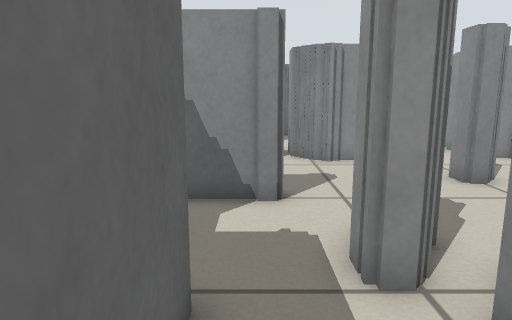
view 1 (above)

17 first-person views from a walk through a world built for the Player/Stage simulator. The camera is 0.57 m above the floor, tilts 10° down and sees 70° across. Floor lines are 1 m apart. The floor is counted in squares, 0.25 m on a side. Each view is taken from the middle of a square. On the plan, view 1 faces up. The plan holds only what a view shows up to about 20 squares ahead; the rest is blank. The place goes on beyond the plan. Robots are left out.

view 2
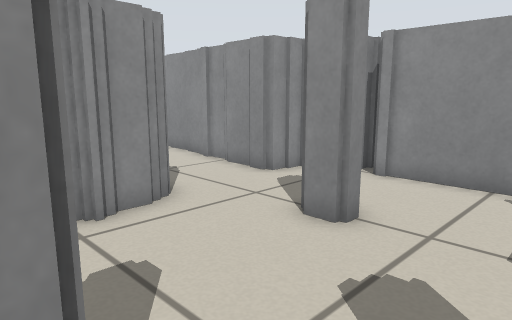

view 3
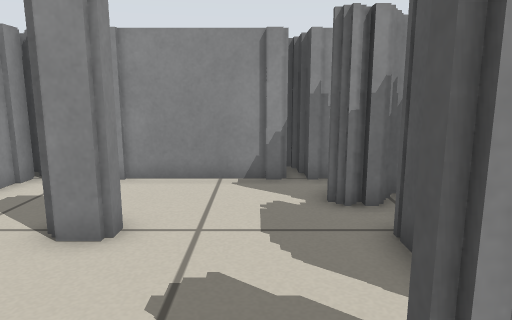

view 4
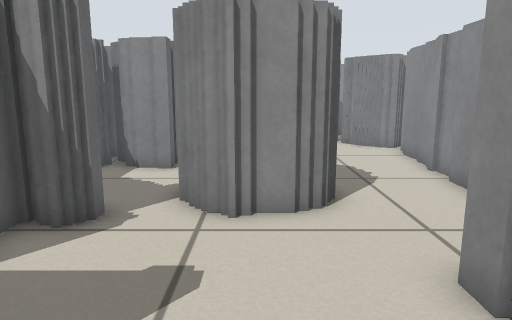

view 5
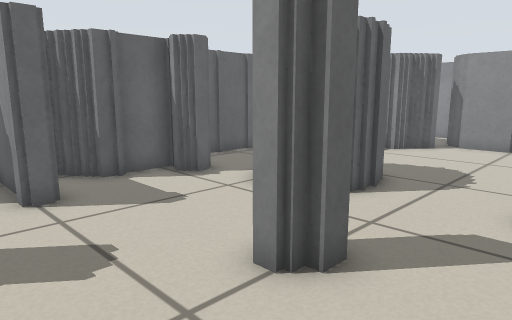

view 6
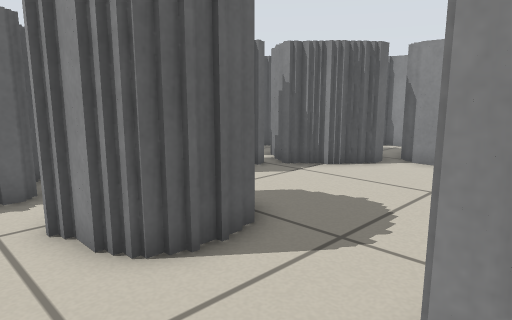

view 7
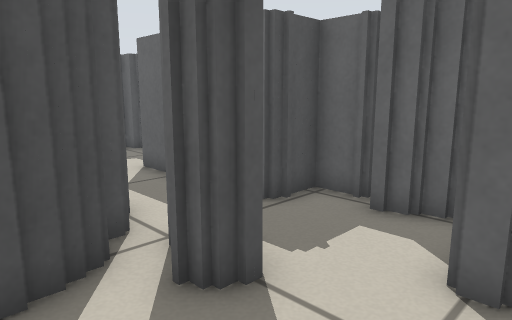

view 8
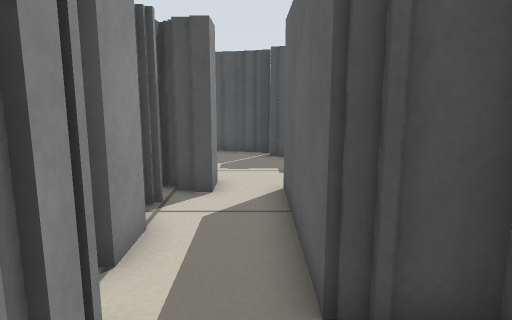

view 9
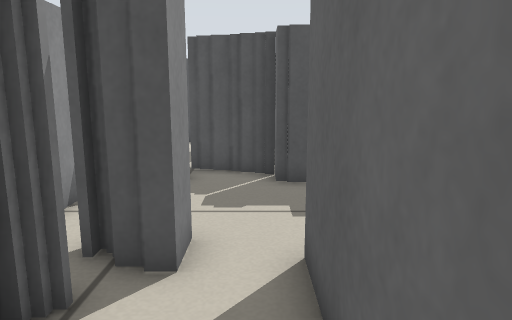

view 10
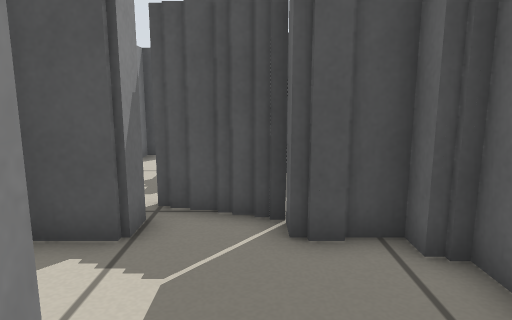

view 11
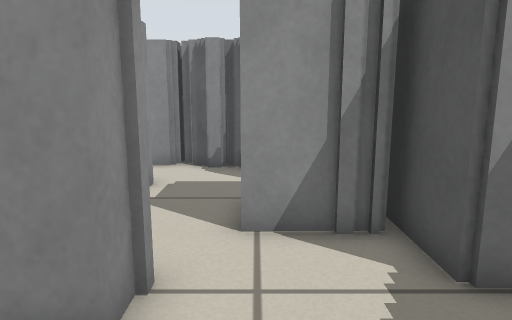

view 12
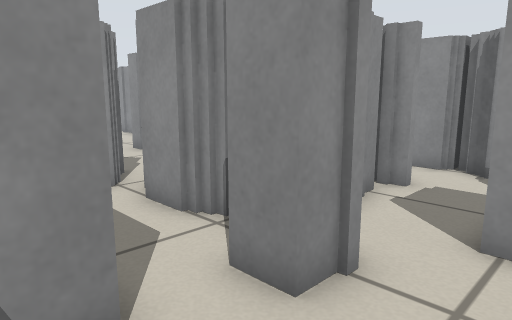

view 13
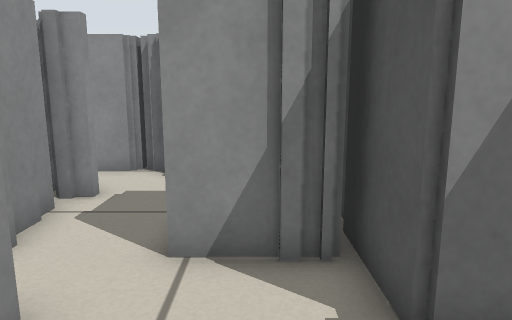

view 14
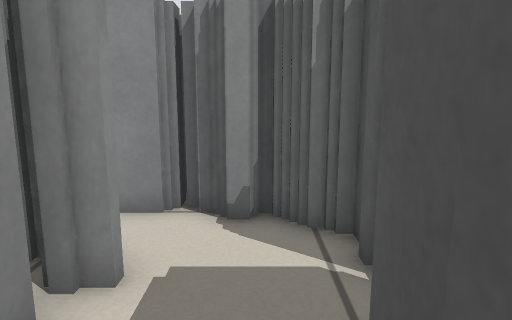

view 15
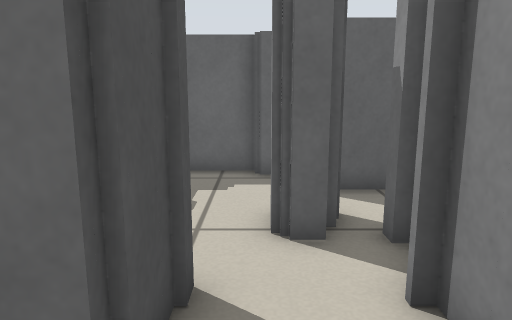

view 16
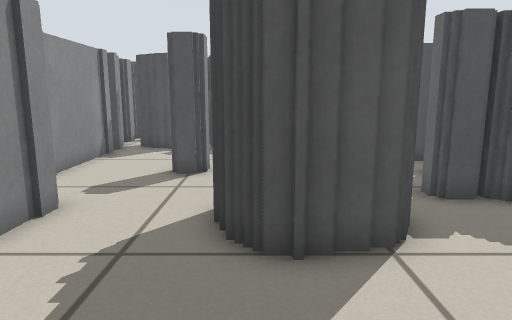

view 17
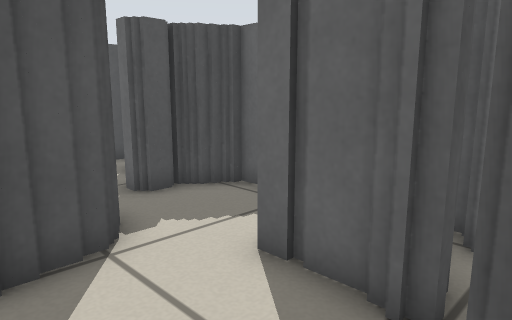

### Floor plan
Key: @ floor where view 1 was taken; # wall or solid block; . floor; T thing the floor can be seen under or through.
Columns run from 3 left of view 1 to 10 right of it. Each row starts with its distance up from view 1.
 24       #####
 23       #...###
 22      ##....##
 21    ###......#
 20    ##.......#
 19    #........#
 18  ###........#
 17 ####.......##
 16 ##...###...##
 15 #...#####..##
 14 ##..#####..##
 13  ###.###....##
 12   ##.........#
 11   #..........#
 10  ##......#...#
  9 ##...........#
  8  ###.........#
  7  #...........#
  6  #...#.......#
  5  #..##########
  4  ##.####
  3   #..##
  2   #..T
  1   #..T
  0   #@.TT   ####
 -1   #.TTTT### .#
 -2  ##.TT.......#
 -3 # ..TT.......#
 -4 #......###. ##
 -5 #......######
 -6 ## ... #
 -7  ##..####
 -8   ####

Where each view was taken, in squares from view 1:
view 1: 0 up, 0 right, facing up
view 2: 6 up, 0 right, facing up-right
view 3: 7 up, 0 right, facing right
view 4: 6 up, 3 right, facing up
view 5: 6 up, 9 right, facing up-left
view 6: 11 up, 9 right, facing up-left
view 7: 9 up, 5 right, facing down-left
view 8: 7 up, 0 right, facing down
view 9: 3 up, 0 right, facing down
view 10: 1 down, 0 right, facing down
view 11: 4 down, 2 left, facing right
view 12: 5 down, 2 left, facing up-right
view 13: 5 down, 1 left, facing right
view 14: 3 down, 3 right, facing right
view 15: 3 down, 8 right, facing left
view 16: 21 up, 4 right, facing down
view 17: 21 up, 4 right, facing down-left
